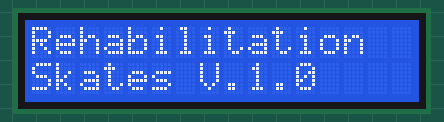
Recording of a sketch running on a simulated Arduino Uno, built with avr-gcc and run on an emulated ATmega328P. Parts: 16×2 character LCD.

Above: at 0.1 s.

The sketch:

I2C_Practice.ino
```cpp
#include<Wire.h>
#include<LiquidCrystal_I2C.h>
// Define LCD pinout
const int  en = 2, rw = 1, rs = 0, d4 = 4, d5 = 5, d6 = 6, d7 = 7, bl = 3;

// Define I2C Address
const int i2c_addr = 0x27;

LiquidCrystal_I2C lcd(i2c_addr, en, rw, rs, d4, d5, d6, d7, bl, POSITIVE);
String str="kates V.1.0";

void setup()
{
  lcd.begin(16,2);
  lcd.setCursor(0,0); // (Column, Row)
  lcd.print("Rehabilitation");
  lcd.setCursor(0,1);
  lcd.print("Skates V.1.0");
  delay(5000);
  lcd.clear();
  for(int itr=0;itr<4;itr++)
  {
    lcd.backlight();
    delay(250);
    lcd.noBacklight();
    delay(250);
  }
  lcd.backlight();
}

void loop()
{

}
```
